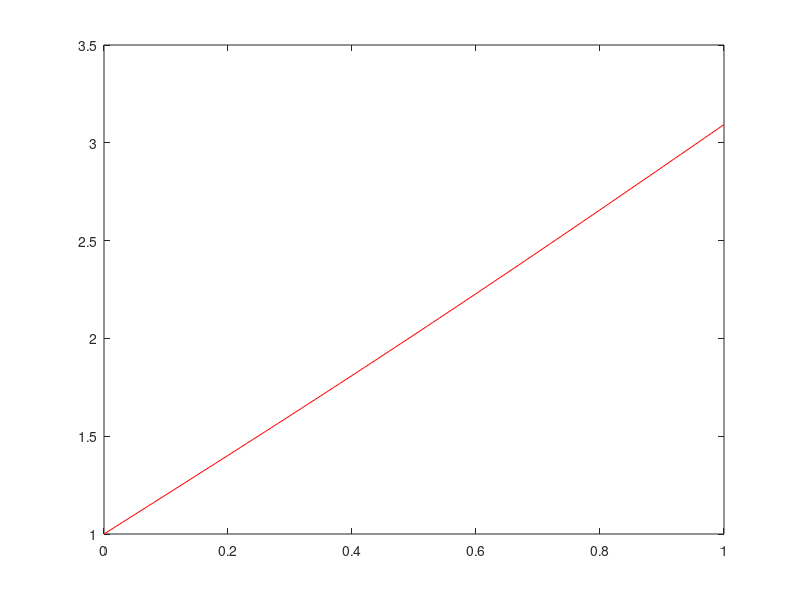

This chart was generated by the following MATLAB code:
function [] = ShootingMethod( )
%UNTITLED Summary of this function goes here
%   Detailed explanation goes here
F2= @(x,v,y)(exp(x)+y*cos(x)-(x+1)*v);
F1= @(v,y)(v);
X(1,1)= 1;
X(2,1)= 2;
h= 0.01; 
x(1)=0;
n= 100;
for j=1:n
    K1(1,1)=h*F1(X(2,j), X(1,j));
    K1(2,1)=h*F2(x(j), X(2,j), X(1,j));
    
    K2(1,1)=h*F1((X(2,j)+(h)/2),(X(1,j)+(K1(1,1))/2));
    K2(2,1)=h*F2((x(j)+(h)/2),(X(2,j)+(K1(2,1))/2), X(1,j));
    
    K3(1,1)=h*F1((X(2,j)+(h)/2),(X(1,j)+(K2(1,1))/2));
    K3(2,1)=h*F2((x(j)+(h)/2),(X(2,j)+(K2(2,1))/2), X(1,j));
    
    K4(1,1)=h*F1(X(2,j)+h,X(1,j)+K3(1,1));
    K4(2,1)=h*F2(x(j)+h,X(2,j)+K3(2,1), X(1,j));
    
    
    X(1,j+1)=X(1,j)+(1/6)*(K1(1,1)+2*K2(1,1)+2*K3(1,1)+K4(1,1));
    X(2,j+1)=X(2,j)+(1/6)*(K1(2,1)+2*K2(2,1)+2*K3(2,1)+K4(2,1));
    x(j+1)=x(1)+j*h;
    
end

plot(x,X(1,:), 'r');
end